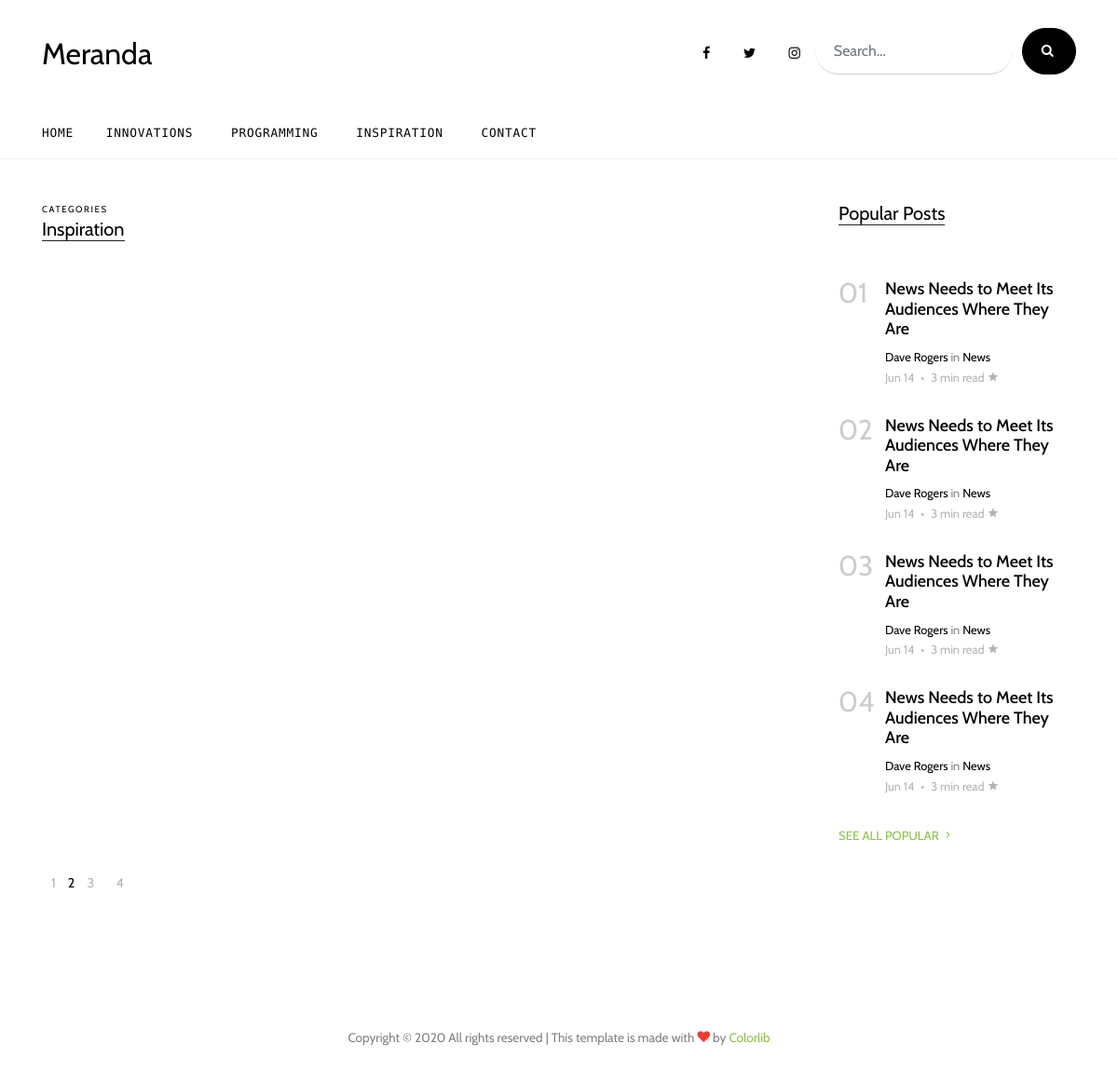
Page /inspiration/ on the earlier database version.
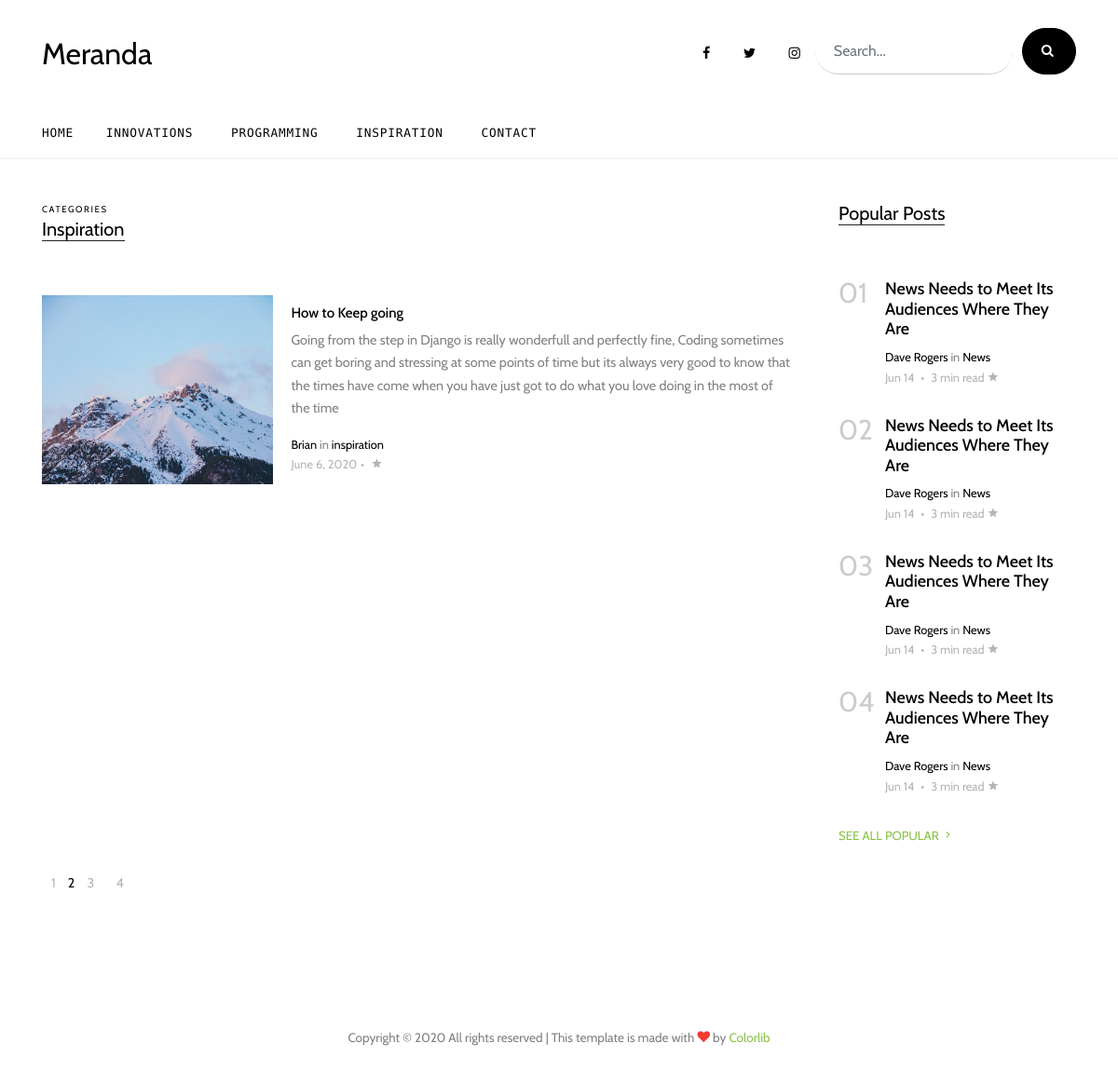
Same page on the later database version.
### blog/models.py (models this page shows, shortened)
class Posts(models.Model):
    title = models.CharField(max_length=150)
    description = models.TextField()
    author = models.CharField(max_length=50, null=True, blank=True)
    tag = models.CharField(max_length=50)
    date_Created = models.DateField(auto_now_add=True)
    image = models.ImageField(upload_to='Trends')
    @property
    def authorPrest(self):
        try:
            post = self.author
        except:
            post = ''
        return post
    @property
    def imageUrl(self):
        try:
            url = self.image.url
        except:
            url = ''
        return url

### blog/views.py (the view)
# urls.py: path('inspiration/',views.inspirations,name='inspiration'),
def inspirations(request):
    inspiration = Posts.objects.filter(
        tag='inspiration').order_by('-date_Created')[:9]
    context = {'inspiration': inspiration}
    return render(request, 'blog/inspiration.html', context)

### templates/blog/inspiration.html
<!DOCTYPE html>
{% extends "blog/base.html" %}
{% load static %}
{% block main-content %}
<div class="site-section">
    <div class="container">
        <div class="row">
            <div class="col-lg-9">
                <div class="section-title">
                    <span class="caption d-block small">Categories</span>
                    <h2>Inspiration </h2>
                </div>
                {% for program in inspiration %}
                <div class="post-entry-2 d-flex">
                    <div class="thumbnail" style="background-image: url('{{program.imageUrl}}')"></div>
                    <div class="contents">
                        <h2><a href="{% url 'personalblog:post-Details' program.id %}">{{program.title}}</a></h2>
                        <p class="mb-3">{{program.description}}</p>
                        <div class="post-meta">
                            <span class="d-block"><a href="#">{{program.authorPrest}}</a> in <a
                                    href="#">{{program.tag}}</a></span>
                            <span class="date-read">{{program.date_Created}}<span class="mx-1">&bullet;</span> <span
                                    class="icon-star2"></span></span>
                        </div>
                    </div>
                </div>
                {% endfor %}
            </div>
            <div class="col-lg-3">
                <div class="section-title">
                    <h2>Popular Posts</h2>
                </div>
                <div class="trend-entry d-flex">
                    <div class="number align-self-start">01</div>
                    <div class="trend-contents">
                        <h2><a href="blog-single.html">News Needs to Meet Its Audiences Where They Are</a></h2>
                        <div class="post-meta">
                            <span class="d-block"><a href="#">Dave Rogers</a> in <a href="#">News</a></span>
                            <span class="date-read">Jun 14 <span class="mx-1">&bullet;</span> 3 min read <span
                                    class="icon-star2"></span></span>
                        </div>
                    </div>
                </div>
                <div class="trend-entry d-flex">
                    <div class="number align-self-start">02</div>
                    <div class="trend-contents">
                        <h2><a href="blog-single.html">News Needs to Meet Its Audiences Where They Are</a></h2>
                        <div class="post-meta">
                            <span class="d-block"><a href="#">Dave Rogers</a> in <a href="#">News</a></span>
                            <span class="date-read">Jun 14 <span class="mx-1">&bullet;</span> 3 min read <span
                                    class="icon-star2"></span></span>
                        </div>
                    </div>
                </div>
                <div class="trend-entry d-flex">
                    <div class="number align-self-start">03</div>
                    <div class="trend-contents">
                        <h2><a href="blog-single.html">News Needs to Meet Its Audiences Where They Are</a></h2>
                        <div class="post-meta">
                            <span class="d-block"><a href="#">Dave Rogers</a> in <a href="#">News</a></span>
                            <span class="date-read">Jun 14 <span class="mx-1">&bullet;</span> 3 min read <span
                                    class="icon-star2"></span></span>
                        </div>
                    </div>
                </div>
                <div class="trend-entry d-flex pl-0">
                    <div class="number align-self-start">04</div>
                    <div class="trend-contents">
                        <h2><a href="blog-single.html">News Needs to Meet Its Audiences Where They Are</a></h2>
                        <div class="post-meta">
                            <span class="d-block"><a href="#">Dave Rogers</a> in <a href="#">News</a></span>
                            <span class="date-read">Jun 14 <span class="mx-1">&bullet;</span> 3 min read <span
                                    class="icon-star2"></span></span>
                        </div>
                    </div>
                </div>
                <p>
                    <a href="#" class="more">See All Popular <span class="icon-keyboard_arrow_right"></span></a>
                </p>
            </div>
        </div>
        <div class="row">
            <div class="col-lg-6">
                <ul class="custom-pagination list-unstyled">
                    <li><a href="#">1</a></li>
                    <li class="active">2</li>
                    <li><a href="#">3</a></li>
                    <li><a href="#">4</a></li>
                </ul>
            </div>
        </div>
    </div>
</div>
{% endblock main-content %}

### templates/blog/base.html (shortened to what this page needs)
<!DOCTYPE html>
{% load static %}
<html lang="en">
<head>
    <link rel="stylesheet" href="{% static 'fonts/icomoon/style.css' %}">
    <link rel="stylesheet" href="{% static 'css/bootstrap.min.css' %}">
    <link rel="stylesheet" href="{% static 'css/jquery-ui.css' %}">
    <link rel="stylesheet" href="{% static 'css/owl.carousel.min.css' %}">
    <link rel="stylesheet" href="{% static 'css/owl.theme.default.min.css' %}">
    <link rel="stylesheet" href="{% static 'css/owl.theme.default.min.css' %}">
    <link rel="stylesheet" href="{% static 'css/jquery.fancybox.min.css' %}">
    <link rel="stylesheet" href="{% static 'css/bootstrap-datepicker.css' %}">
    <link rel="stylesheet" href="{% static 'fonts/flaticon/font/flaticon.css' %}">
    <link rel="stylesheet" href="{% static 'css/aos.css' %}">
    <link href="{% static 'css/jquery.mb.YTPlayer.min.css' %}" media="all" rel="stylesheet" type="text/css">
    <link rel="stylesheet" href="{% static 'css/style.css' %}">
</head>
<body data-spy="scroll" data-target=".site-navbar-target" data-offset="300">
    <div class="site-wrap">
        <div class="header-top">
            <div class="container">
                <div class="row align-items-center">
                    <div class="col-12 col-lg-6 d-flex">
                        <a href="index.html" class="site-logo">
                            Meranda
                        </a>
                    </div>
                    <div class="col-12 col-lg-6 ml-auto d-flex">
                        <div class="ml-md-auto top-social d-none d-lg-inline-block">
                            <a href="#" class="d-inline-block p-3"><span class="icon-facebook"></span></a>
                            <a href="#" class="d-inline-block p-3"><span class="icon-twitter"></span></a>
                            <a href="#" class="d-inline-block p-3"><span class="icon-instagram"></span></a>
                        </div>
                        <form action="#" class="search-form d-inline-block">
                            <div class="d-flex">
                                <input type="email" class="form-control" placeholder="Search...">
                                <button type="submit" class="btn btn-secondary"><span
                                        class="icon-search"></span></button>
                            </div>
                        </form>
                    </div>
                </div>
            </div>
            <div class="site-navbar py-2 js-sticky-header site-navbar-target d-none pl-0 d-lg-block" role="banner">
                <div class="container">
                    <div class="d-flex align-items-center">
                        <div class="mr-auto">
                            <nav class="site-navigation position-relative text-right" role="navigation">
                                <ul class="site-menu main-menu js-clone-nav mr-auto d-none pl-0 d-lg-block">
                                    <li class="active">
                                        <a href="{% url 'personalblog:index' %}" class="nav-link text-left">Home</a>
                                    </li>
                                    <li>
                                        <a href="{% url 'personalblog:innovations' %}" class="nav-link text-left">Innovations</a>
                                    </li>
                                    <li>
                                        <a href="{% url 'personalblog:programming' %}" class="nav-link text-left">Programming</a>
                                    </li>
                                    <li>
                                        <a href="{% url 'personalblog:inspiration' %}" class="nav-link text-left">Inspiration</a>
                                    </li>
                                    <li><a href="{% url 'personalblog:contact' %}" class="nav-link text-left">Contact</a></li>
                                </ul>
                            </nav>
                        </div>
                    </div>
                </div>
            </div>
        </div>
        {% block main-content %}
        {% endblock main-content %}
        <div class="footer">
            <div class="container">
                <div class="row">
                    <div class="col-12">
                        <div class="copyright">
                            <p>
                                Copyright &copy;
                                <script>document.write(new Date().getFullYear());</script> All rights reserved | This
                                template is made with <i class="icon-heart text-danger" aria-hidden="true"></i> by <a
                                    href="https://colorlib.com" target="_blank">Colorlib</a>
                            </p>
                        </div>
                    </div>
                </div>
            </div>
        </div>
    </div>
</body>
</html>

Differences in the rows shown:
added Posts: imageUrl (picture), title "How to Keep going", description "Going from the step in Django is really wonderfull and perfectly fine, Coding sometimes can get boring and stressing at some points of time but its always very good to know that the times have come when you have just got to do what you love doing in the most of the time", authorPrest "Brian", tag "inspiration", date_Created "June 6, 2020"
